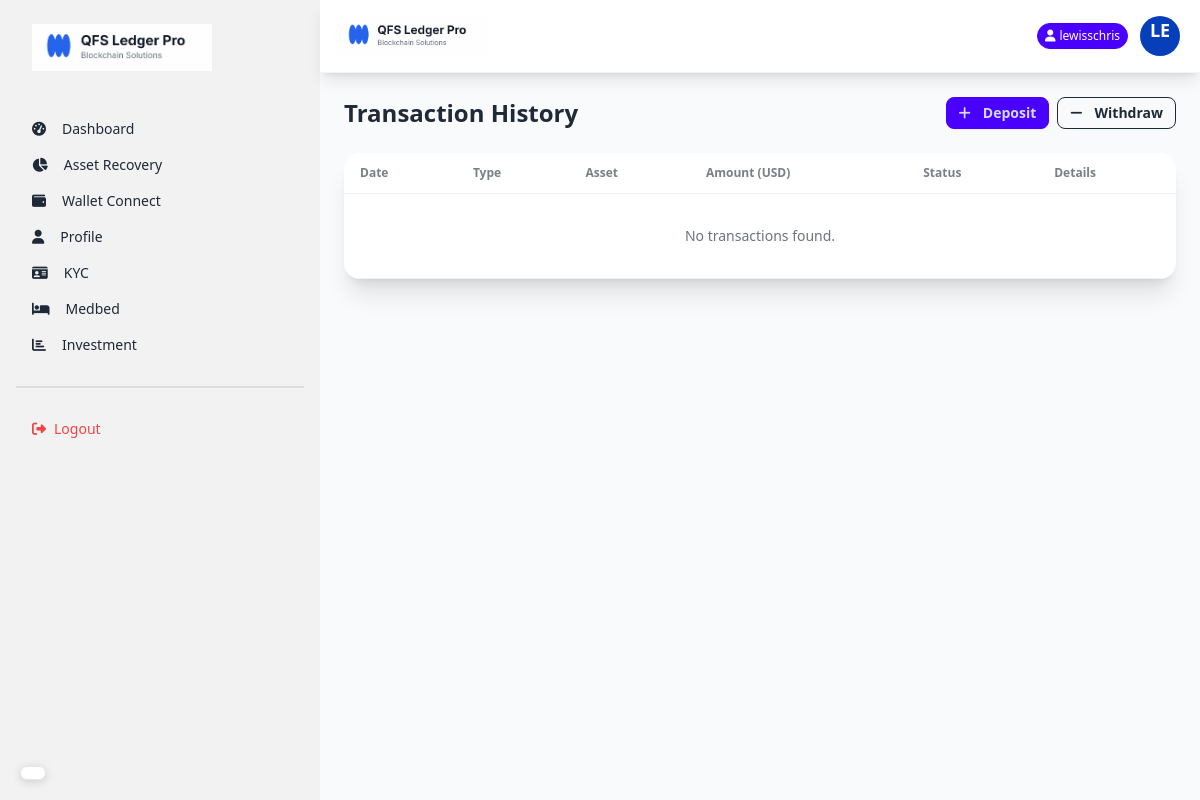
Before: /transactions/ (signed in) with the older database file.
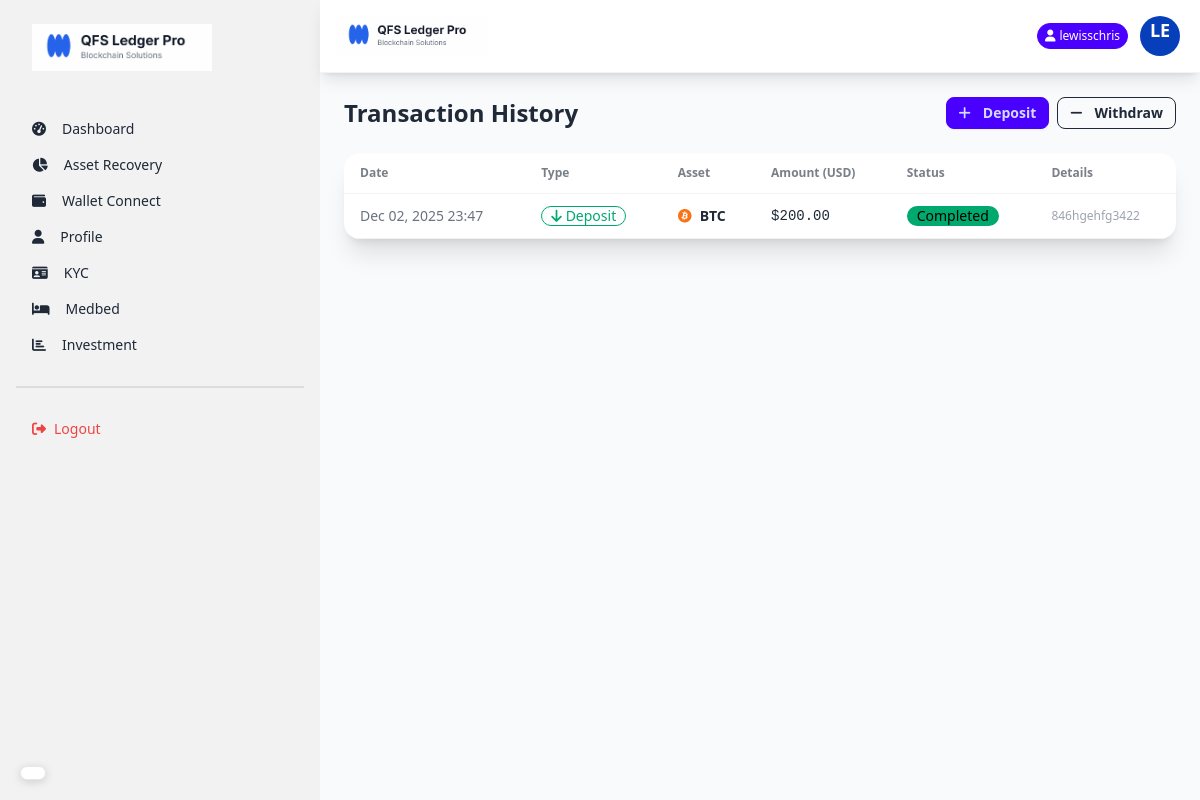
After: the same page with the newer database file.
### core/models.py (models this page shows, shortened)
class Deposit(models.Model):
    user = models.ForeignKey(User, on_delete=models.CASCADE)
    cryptocurrency = models.ForeignKey(Crytocurrency, on_delete=models.CASCADE)
    amount_in_usd = models.DecimalField(max_digits=20, decimal_places=2)  # Only USD amount
    admin_wallet = models.ForeignKey(AdminWallet, on_delete=models.CASCADE, null=True, blank=True)  # Wallet user deposited to
    tx_hash = models.CharField(max_length=255, blank=True, null=True)  # Transaction hash from blockchain
    status = models.CharField(max_length=20, default='pending', choices=DEPOSIT_STATUS_CHOICES)
    created_at = models.DateTimeField(auto_now_add=True)
    updated_at = models.DateTimeField(auto_now=True)

class Crytocurrency(models.Model):
    name = models.CharField(max_length=50)
    symbol = models.CharField(max_length=10)
    logo = models.ImageField(upload_to='crypto_logos/', blank=True, null=True)
    coin_price = models.DecimalField(max_digits=20, decimal_places=2)
    market_percentage = models.DecimalField(max_digits=5, decimal_places=2)
    created_at = models.DateTimeField(auto_now_add=True)
    def get_icon_class(self):
        icon_map = {
            'BTC': 'fab fa-bitcoin text-orange-500',
            'ETH': 'fab fa-ethereum text-purple-500',
            'BNB': 'fab fa-bnb text-yellow-500',
            'XRP': 'fas fa-x text-black',
            'ADA': 'fab fa-ada text-blue-500',
            'DOGE': 'fab fa-dogecoin text-yellow-400',
        }
        return icon_map.get(self.symbol, 'fas fa-coins text-gray-500')

### core/views.py (the view)
# urls.py: path('transactions/', views.transactions_view, name='transactions'),
@login_required
def transactions_view(request):
    deposits = Deposit.objects.filter(user=request.user).order_by('-created_at')
    withdrawals = Withdrawal.objects.filter(user=request.user).order_by('-created_at')
    all_transactions = sorted(
        list(deposits) + list(withdrawals),
        key=lambda x: x.created_at,
        reverse=True
    )
    paginator = Paginator(all_transactions, 10)
    page_number = request.GET.get('page')
    page_obj = paginator.get_page(page_number)
    return render(request, 'transactions.html', {'page_obj': page_obj})

### core/templates/transactions.html (shortened to what this page needs)
{% extends 'layout.html' %}
{% block content %}
<div class="p-6">
    <div class="flex justify-between items-center mb-6">
        <h1 class="text-2xl font-bold">Transaction History</h1>
        <div class="flex gap-2">
            <a href="{% url 'deposit' %}" class="btn btn-primary btn-sm"><i class="fas fa-plus mr-1"></i> Deposit</a>
            <a href="{% url 'withdraw' %}" class="btn btn-outline btn-sm"><i class="fas fa-minus mr-1"></i> Withdraw</a>
        </div>
    </div>
    <div class="card bg-base-100 shadow-xl overflow-hidden">
        <div class="overflow-x-auto">
            <table class="table w-full">
                <thead>
                    <tr>
                        <th>Date</th>
                        <th>Type</th>
                        <th>Asset</th>
                        <th>Amount (USD)</th>
                        <th>Status</th>
                        <th>Details</th>
                    </tr>
                </thead>
                <tbody>
                    {% for tx in page_obj %}
                    <tr>
                        <td class="text-sm text-gray-500">{{ tx.created_at|date:"M d, Y H:i" }}</td>
                        <td>
                            {% if tx.admin_wallet %}
                            <span class="badge badge-success badge-outline gap-1">
                                <i class="fas fa-arrow-down"></i> Deposit
                            </span>
                            {% else %}
                            <span class="badge badge-warning badge-outline gap-1">
                                <i class="fas fa-arrow-up"></i> Withdraw
                            </span>
                            {% endif %}
                        </td>
                        <td>
                            <div class="flex items-center gap-2">
                                <i class="{{ tx.cryptocurrency.get_icon_class }}"></i>
                                <span class="font-bold">{{ tx.cryptocurrency.symbol }}</span>
                            </div>
                        </td>
                        <td class="font-mono">${{ tx.amount_in_usd }}</td>
                        <td>
                            {% if tx.status == 'completed' %}
                            <span class="badge badge-success">Completed</span>
                            {% elif tx.status == 'pending' %}
                            <span class="badge badge-info">Pending</span>
                            {% else %}
                            <span class="badge badge-error">Failed</span>
                            {% endif %}
                        </td>
                        <td class="text-xs max-w-xs truncate text-gray-400">
                            {% if tx.tx_hash %}
                            {{ tx.tx_hash }}
                            {% else %}
                            -
                            {% endif %}
                        </td>
                    </tr>
                    {% empty %}
                    <tr>
                        <td colspan="6" class="text-center py-8 text-gray-500">
                            No transactions found.
                        </td>
                    </tr>
                    {% endfor %}
                </tbody>
            </table>
        </div>
    </div>
</div>
{% endblock %}

Changed rows visible on the page:
added Deposit: created_at "Dec 02, 2025 23:47", shows "Deposit", cryptocurrency.symbol "BTC", amount_in_usd "200.00", status "Completed", tx_hash "846hgehfg3422"
Other visible differences:
text no longer shown: "No transactions found."
